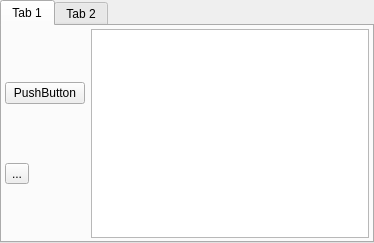
<?xml version="1.0" encoding="UTF-8"?>
<ui version="4.0">
 <class>TabWidget</class>
 <widget class="QTabWidget" name="TabWidget">
  <property name="geometry">
   <rect>
    <x>0</x>
    <y>0</y>
    <width>374</width>
    <height>243</height>
   </rect>
  </property>
  <property name="windowTitle">
   <string>TabWidget</string>
  </property>
  <property name="currentIndex">
   <number>0</number>
  </property>
  <widget class="QWidget" name="tab_2">
   <property name="sizePolicy">
    <sizepolicy hsizetype="Expanding" vsizetype="Expanding">
     <horstretch>0</horstretch>
     <verstretch>0</verstretch>
    </sizepolicy>
   </property>
   <attribute name="title">
    <string>Tab 1</string>
   </attribute>
   <layout class="QHBoxLayout" name="horizontalLayout_2" stretch="1,1">
    <property name="sizeConstraint">
     <enum>QLayout::SetNoConstraint</enum>
    </property>
    <property name="leftMargin">
     <number>3</number>
    </property>
    <property name="topMargin">
     <number>3</number>
    </property>
    <property name="rightMargin">
     <number>3</number>
    </property>
    <property name="bottomMargin">
     <number>3</number>
    </property>
    <item>
     <layout class="QVBoxLayout" name="verticalLayout" stretch="0,0">
      <item>
       <widget class="QPushButton" name="pushButton">
        <property name="text">
         <string>PushButton</string>
        </property>
       </widget>
      </item>
      <item>
       <widget class="QToolButton" name="toolButton">
        <property name="text">
         <string>...</string>
        </property>
       </widget>
      </item>
     </layout>
    </item>
    <item>
     <widget class="QListView" name="listView"/>
    </item>
   </layout>
  </widget>
  <widget class="QWidget" name="tab">
   <property name="sizePolicy">
    <sizepolicy hsizetype="Expanding" vsizetype="Expanding">
     <horstretch>0</horstretch>
     <verstretch>0</verstretch>
    </sizepolicy>
   </property>
   <attribute name="title">
    <string>Tab 2</string>
   </attribute>
   <layout class="QHBoxLayout" name="horizontalLayout_4">
    <property name="leftMargin">
     <number>3</number>
    </property>
    <property name="topMargin">
     <number>3</number>
    </property>
    <property name="rightMargin">
     <number>3</number>
    </property>
    <property name="bottomMargin">
     <number>3</number>
    </property>
    <item>
     <widget class="QTreeView" name="treeView"/>
    </item>
   </layout>
  </widget>
 </widget>
 <resources/>
 <connections/>
</ui>
